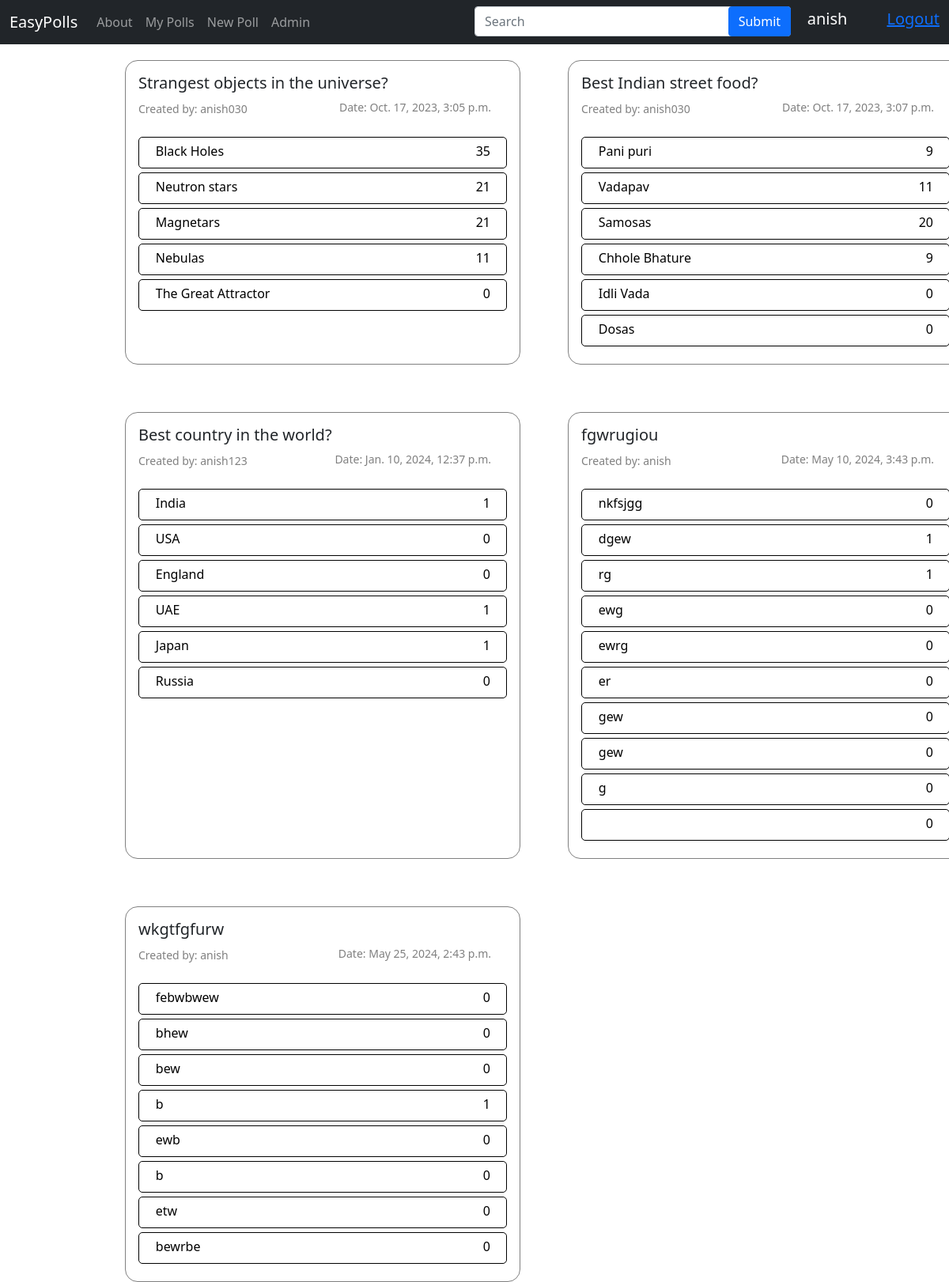
The app's page / (signed in) with its own data.
### polls/models.py (models this page shows, shortened)
class Poll(models.Model):
    question = models.CharField(max_length=255)
    creator =  models.ForeignKey(User, on_delete=models.CASCADE)
    pub_date = models.DateTimeField("date published",default=timezone.now)

class Choice(models.Model):
    question = models.ForeignKey(Poll, on_delete=models.CASCADE)
    option_text = models.CharField(max_length=255)
    votes = models.IntegerField(default=0)

### polls/views.py (the view)
# urls.py: path('', views.index, name="home"),
@login_required(login_url="login")
def index(request):
    poll = Poll.objects.all()
    choice = Choice.objects.all()
    voted = Voted.objects.all()
    if request.user.is_anonymous:
        return redirect("/login")
    if request.GET.get('search'):
        poll = poll.filter(question__icontains = request.GET.get('search') )
    if request.user.is_superuser:
        return render(request, "adminHome.html",{"polls":poll,"choices":choice , "voted":voted})
    return render(request, "index.html",{"polls":poll,"choices":choice,"vote":vote , "voted":voted })

### templates/adminHome.html (shortened to what this page needs)
{% extends "index.html" %}
{% block adminbtn %}
    <a class="nav-link" href="/admin" tabindex="-1" aria-disabled="true">Admin</a>
{% endblock adminbtn %}

### templates/index.html (shortened to what this page needs)
{% extends 'base.html' %}
{% block serach_bar %}
<div style="position:relative; width:400px;">
    <form action="">
      <input
        type="text"
        id="search"
        name="search"
        class="form-control"
        placeholder="Search"
      />
      <button type="submit" class="btn btn-primary" style="position: absolute; top:0;right:0;">
        Submit
      </button>
    </form>
  </div>
{% endblock serach_bar %}
{% block body %}
<section>
    <div class="wrapper">
    {% for poll in polls %}
    <div class="card-body pollContent poll" style="min-width: 400px; overflow: wrap">
      <h5 class="card-title">{{poll.question}}</h5>
      <weak>
        Created by: {{poll.creator}}
        <div>Date: {{poll.pub_date}}</div>
      </weak><br /><br />
      {% for choice in poll.choice_set.all %}
      <a href="/vote/{{choice.id}}" style="text-decoration: none;" class="vote-link" data-poll-id="{{ poll.id }}">
        <div name="answer1" class="options vote-button" data-choice-id="{{ choice.id }}" style="text-decoration: none;">
          &nbsp;&nbsp;&nbsp;&nbsp;&nbsp;{{choice.option_text}} <p style="float:right; padding-right:20px;" id = "vote_count">{{choice.votes}}</p>
        </div>
      </a>
      {% endfor %}
    </div>
    {% endfor %}
  </div>
</section>
{% endblock body %}

### templates/base.html (shortened to what this page needs)
<!DOCTYPE html>
<html lang="en">
<head>
    <link href="/static/style.css" rel="stylesheet">
    <link href="https://cdn.jsdelivr.net/npm/bootstrap@5.0.2/dist/css/bootstrap.min.css" rel="stylesheet">
</head>
<body>
    <nav class="navbar navbar-expand-lg navbar-dark bg-dark">
        <div class="container-fluid">
          <a class="navbar-brand" href="/">EasyPolls</a>
          <div class="collapse navbar-collapse" id="navbarSupportedContent">
            <ul class="navbar-nav me-auto mb-2 mb-lg-0">
              <li class="nav-item">
                <a class="nav-link" href="/about">About</a>
              </li>
              <li class="nav-item">
                <a class="nav-link" href="/mypolls" tabindex="-1" aria-disabled="true">My Polls</a>
              </li>
              <li class="nav-item" >
                <a class="nav-link" href="/addpoll" tabindex="-1" aria-disabled="true">New Poll</a>
              </li>
              <li class="nav-item" style="margin-right:200px;">
                {% block adminbtn %}{% endblock adminbtn %}
              </li>
              <li class="nav-item">
                {% block serach_bar %}{% endblock serach_bar %}
              </li>
            </ul>
            <div class="" style="margin-right: 50px; color: white;">
              <h5>{{request.user}}</h5>
            </div>
            <div class="logout">
              <h5>
                  <a href="/logout/">Logout</a>
              </h5>
          </div>
          </div>
        </div>
      </nav>
      <div class="parent">
        {% block body %}
      {% endblock body %}
      </div>
</body>
</html>

### templates/index.html (style rules this page uses)
* { margin: 0; padding: 0; box-sizing: border-box; text-decoration: none; }
.parent { height: fit-content; width: 98vw; display: grid; place-items: center; }
.wrapper { padding-top: 20px; width: 80vw; display: grid; gap: 60px; padding-left: 50px; grid-template-columns: 1fr 1fr; }
weak { font-size: 14px; color: grey; }
weak div { float: right; padding-right: 20px; }
.pollContent { min-width: 300px; width: 500px; border: 1px solid grey; border-radius: 1rem; }
.options { height: 40px; padding: 5px 0px; border: 1px solid black; margin-bottom: 5px; border-radius: 5px; color: black; text-decoration: none; }

### records on screen
Poll: question "Strangest objects in the universe?", creator "anish030", pub_date "Oct. 17, 2023, 3:05 p.m."
Choice: option_text "Black Holes", votes "35"
Choice: option_text "Neutron stars", votes "21"
Choice: option_text "Magnetars", votes "21"
Choice: option_text "Nebulas", votes "11"
Choice: option_text "The Great Attractor", votes "0"
Poll: question "Best Indian street food?", creator "anish030", pub_date "Oct. 17, 2023, 3:07 p.m."
Choice: option_text "Pani puri", votes "9"
Choice: option_text "Vadapav", votes "11"
Choice: option_text "Samosas", votes "20"
Choice: option_text "Chhole Bhature", votes "9"
Choice: option_text "Idli Vada", votes "0"
Choice: option_text "Dosas", votes "0"
Poll: question "Best country in the world?", creator "anish123", pub_date "Jan. 10, 2024, 12:37 p.m."
Choice: option_text "India", votes "1"
Choice: option_text "USA", votes "0"
Choice: option_text "England", votes "0"
Choice: option_text "UAE", votes "1"
Choice: option_text "Japan", votes "1"
Choice: option_text "Russia", votes "0"
Poll: question "fgwrugiou", creator "anish", pub_date "May 10, 2024, 3:43 p.m."
Choice: option_text "nkfsjgg", votes "0"
Choice: option_text "dgew", votes "1"
Choice: option_text "rg", votes "1"
Choice: option_text "ewg", votes "0"
Choice: option_text "ewrg", votes "0"
Choice: option_text "er", votes "0"
Choice: option_text "gew", votes "0"
Choice: option_text "gew", votes "0"
Choice: option_text "g", votes "0"
Choice: votes "0"
Poll: question "wkgtfgfurw", creator "anish", pub_date "May 25, 2024, 2:43 p.m."
Choice: option_text "febwbwew", votes "0"
Choice: option_text "bhew", votes "0"
Choice: option_text "bew", votes "0"
Choice: option_text "b", votes "1"
Choice: option_text "ewb", votes "0"
Choice: option_text "b", votes "0"
Choice: option_text "etw", votes "0"
Choice: option_text "bewrbe", votes "0"

### other values on screen
{{ request.user }} "anish"
